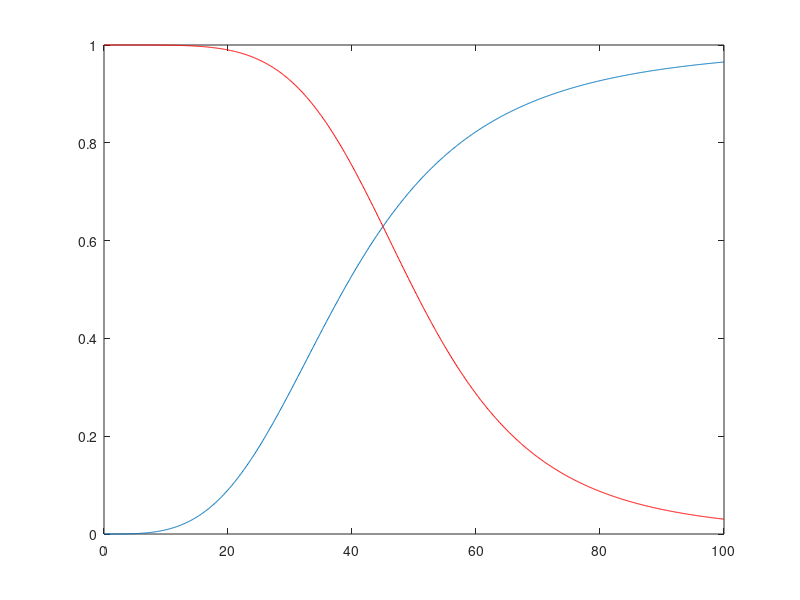

Reproduce this figure in MATLAB.
nai = 0:0.1:100;
w_inf = 1./(1 + (38.7./nai).^3.5);

figure('Units', 'normalized', 'Position', [0, .01, .48, .89]);
plot(nai, w_inf);
hold on

%p = 1./(1 + ((50 + 0)./nai).^2.5);
p = 1./(1 + (nai./(50 + 0)).^5);
plot(nai, p, 'r');
hold off